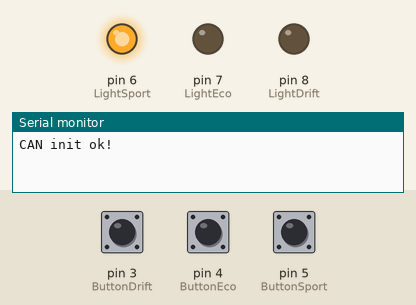
This sketch was run on a simulated Arduino Uno, built with avr-gcc and run on an emulated ATmega328P. On the bench: output pins drawn as LEDs (lit = HIGH), the last lines printed to the serial monitor. The test bench sets the inputs (shaded band); at power-on: pin 3 (ButtonDrift) HIGH, pin 4 (ButtonEco) HIGH, pin 5 (ButtonSport) HIGH.

Above: at 1.2 s.
1.3 s: pin 3 (ButtonDrift) pulled LOW for 0.15 s
At 1.6 s:
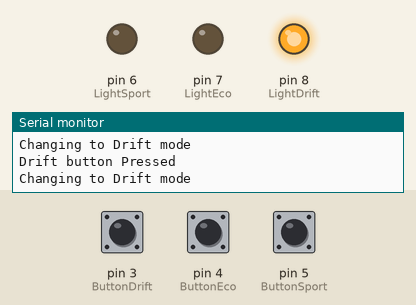
2.9 s: pin 4 (ButtonEco) pulled LOW for 0.15 s
At 3.3 s:
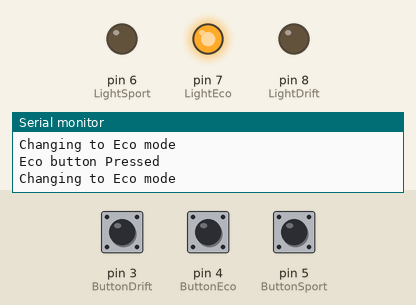
4.5 s: pin 5 (ButtonSport) pulled LOW for 0.15 s
At 5.0 s:
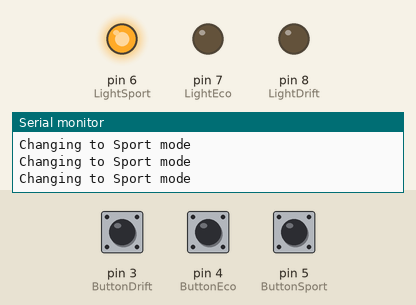
6.1 s: pin 3 (ButtonDrift) pulled LOW for 1 s
At 6.7 s:
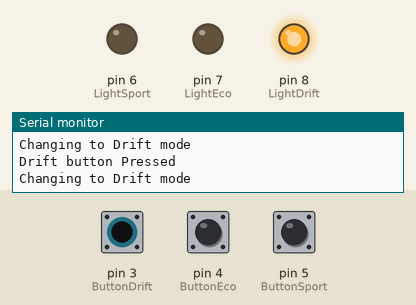
8.6 s: pin 4 (ButtonEco) pulled LOW for 1 s
At 10.1 s:
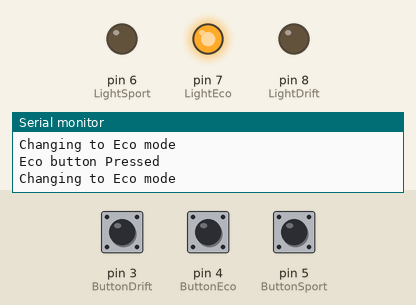
Timing chart, 0 to 11.6 s (numbered marks = the images above; inputs shaded):
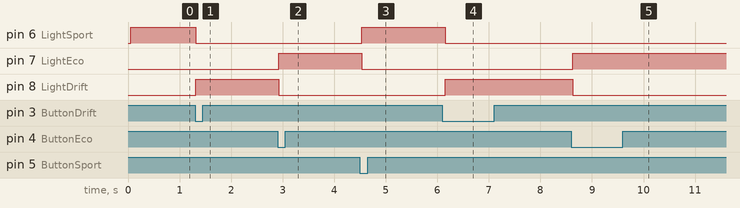

Measured:
- after the input at 1.3 s, pin 6 (LightSport): HIGH → LOW at once; pin 8 (LightDrift): LOW → HIGH at once
- after the input at 2.9 s, pin 7 (LightEco): LOW → HIGH at once; pin 8 (LightDrift): HIGH → LOW at once
- after the input at 4.5 s, pin 6 (LightSport): LOW → HIGH at once; pin 7 (LightEco): HIGH → LOW at once
- after the input at 6.1 s, pin 6 (LightSport): HIGH → LOW after 0.05 s; pin 8 (LightDrift): LOW → HIGH after 0.05 s
- after the input at 8.6 s, pin 7 (LightEco): LOW → HIGH at once; pin 8 (LightDrift): HIGH → LOW at once

The sketch:

ZombieDriveModes.ino
```cpp
//Change drive modes on zombieverter, using Arduino Uno and canshield
// Ben Bament 2024-2025

// based on orignal code from:
// loovee, 2014-6-13
#include <SPI.h>
#include <Chrono.h>
Chrono myChrono;

#define CAN_2515
// #define CAN_2518FD

// Set SPI CS Pin according to your hardware

#if defined(SEEED_WIO_TERMINAL) && defined(CAN_2518FD)
// For Wio Terminal w/ MCP2518FD RPi Hat：
// Channel 0 SPI_CS Pin: BCM 8
// Channel 1 SPI_CS Pin: BCM 7
// Interupt Pin: BCM25
const int SPI_CS_PIN  = BCM8;
const int CAN_INT_PIN = BCM25;
#else

// For Arduino MCP2515 Hat:
// the cs pin of the version after v1.1 is default to D9
// v0.9b and v1.0 is default D10
const int SPI_CS_PIN = 9;
const int CAN_INT_PIN = 2;
#endif


#ifdef CAN_2518FD
#include "mcp2518fd_can.h"
mcp2518fd CAN(SPI_CS_PIN); // Set CS pin
#endif

#ifdef CAN_2515
#include "mcp2515_can.h"
mcp2515_can CAN(SPI_CS_PIN); // Set CS pin
#endif

//drive mode
//input buttons
#define ButtonSport 5
#define ButtonEco 4
#define ButtonDrift 3

// output for LEDs
#define LightSport 6
#define LightEco 7
#define LightDrift 8

char str[20];

//States
int DriveMode = 1;

//Inputs
int ThrotRamp;
int ThrotMax;
int Gear;
int RegenMax;
int regenincrement = 0;
int rpm = 50;
int regenendrpm;
int regenstate = 1; //default regen state  on

// parameter IDs
int throtmaxid = 0x19;
int throtrampid = 0xD;
int regenmaxid = 0x3D;
int gearchangeid = 0x1B;
int regenendrpmid = 0x7E;
int blendedid = 0x81;


//Outputs

int32_t ChangeThrotRamp;
int32_t ChangeThrotMax = 100;
int GearChange;
int Motoract = 3;
uint8_t CTR1 = ChangeThrotMax >> 0;
uint8_t CTR2 = ChangeThrotMax >> 8;
uint8_t CTR3 = ChangeThrotMax >> 16;
uint8_t CTR4 = ChangeThrotMax >> 24;


void setup() {
  SERIAL_PORT_MONITOR.begin(115200);

  while (CAN_OK != CAN.begin(CAN_500KBPS)) {             // init can bus : baudrate = 500k
    SERIAL_PORT_MONITOR.println("CAN init fail, retry...");
    delay(100);
  }
  SERIAL_PORT_MONITOR.println("CAN init ok!");

  // pin setup
  pinMode(LightSport, OUTPUT);
  pinMode(LightEco, OUTPUT);
  pinMode(LightDrift, OUTPUT);

  pinMode(ButtonSport, INPUT_PULLUP);
  pinMode(ButtonEco, INPUT_PULLUP);
  pinMode(ButtonDrift, INPUT_PULLUP);

}
/*
void canbusread() {
  unsigned char len = 0;
  unsigned char buf[8];

  if (CAN_MSGAVAIL == CAN.checkReceive()) {         // check if data coming
    CAN.readMsgBuf(&len, buf);    // read data,  len: data length, buf: data buf

    unsigned long canId = CAN.getCanId();
    if (canId == 394) {
      rpm = (uint16_t)buf[0] | ((uint16_t)buf[1] << 8);
      Serial.println(rpm);

    }
  }
}
*/

void ButtonPress() {
  byte buttonstate1 = digitalRead(ButtonSport);
  if (buttonstate1 == LOW) { // Sport

    // change params, all values * 32.
    ChangeThrotMax = 3200; // max throttle
    GearChange = 32; // High gear
    RegenMax = -20 * 32;
    Motoract = 0 * 32; // no blending, just MG1 and 2
    ChangeThrotRamp = 4 * 32;


    // throt max
    CTR1 = ChangeThrotMax >> 0;
    CTR2 = ChangeThrotMax >> 8;
    CTR3 = ChangeThrotMax >> 16;
    CTR4 = ChangeThrotMax >> 24;
    unsigned char Changemap[8] = {0x23, 0x00, 0x21, throtmaxid, CTR1, CTR2, CTR3, CTR4};
    CAN.MCP_CAN::sendMsgBuf(0x603, 0, 8, Changemap); //25 is value of throt max in params.h

    // gear change
    CTR1 = GearChange >> 0;
    CTR2 = GearChange >> 8;
    CTR3 = GearChange >> 16;
    CTR4 = GearChange >> 24;
    unsigned char Changemap2[8] = {0x23, 0x00, 0x21, gearchangeid, CTR1, CTR2, CTR3, CTR4};
    CAN.MCP_CAN::sendMsgBuf(0x603, 0, 8, Changemap2);

    //Blended Motors
    CTR1 = Motoract >> 0;
    CTR2 = Motoract >> 8;
    CTR3 = Motoract >> 16;
    CTR4 = Motoract >> 24;
    unsigned char Changemap3[8] = {0x23, 0x00, 0x21, blendedid, CTR1, CTR2, CTR3, CTR4};
    CAN.MCP_CAN::sendMsgBuf(0x603, 0, 8, Changemap3); //

    // Regen
    CTR1 = RegenMax >> 0;
    CTR2 = RegenMax >> 8;
    CTR3 = RegenMax >> 16;
    CTR4 = RegenMax >> 24;
    unsigned char Changemap4[8] = {0x23, 0x00, 0x21, regenmaxid, CTR1, CTR2, CTR3, CTR4};
    CAN.MCP_CAN::sendMsgBuf(0x603, 0, 8, Changemap4);

     // throtramp
    CTR1 = ChangeThrotRamp >> 0;
    CTR2 = ChangeThrotRamp >> 8;
    CTR3 = ChangeThrotRamp >> 16;
    CTR4 = ChangeThrotRamp >> 24;
    unsigned char Changemap5[8] = {0x23, 0x00, 0x21, throtrampid, CTR1, CTR2, CTR3, CTR4};
    CAN.MCP_CAN::sendMsgBuf(0x603, 0, 8, Changemap5);


    Serial.println("Changing to Sport mode");
    DriveMode = 1;
  }


  byte buttonstate2 = digitalRead(ButtonEco);
  if (buttonstate2 == LOW) { //Eco
    Serial.println("Eco button Pressed");
    // change params, values * 32
    ChangeThrotMax = 50 * 32;
    GearChange = 2 * 32; // auto
    RegenMax = -20 * 32;
    Motoract = 3 * 32; //blending
    ChangeThrotRamp = .5 * 32;
    // throtmax
    CTR1 = ChangeThrotMax >> 0;
    CTR2 = ChangeThrotMax >> 8;
    CTR3 = ChangeThrotMax >> 16;
    CTR4 = ChangeThrotMax >> 24;
    unsigned char Changemap[8] = {0x23, 0x00, 0x21, throtmaxid, CTR1, CTR2, CTR3, CTR4};
    CAN.MCP_CAN::sendMsgBuf(0x603, 0, 8, Changemap); //25 is value of throt max in params.h
    // gear change
    CTR1 = GearChange >> 0;
    CTR2 = GearChange >> 8;
    CTR3 = GearChange >> 16;
    CTR4 = GearChange >> 24;
    unsigned char Changemap2[8] = {0x23, 0x00, 0x21, gearchangeid, CTR1, CTR2, CTR3, CTR4};
    CAN.MCP_CAN::sendMsgBuf(0x603, 0, 8, Changemap2);

    //blended Motors
    CTR1 = Motoract >> 0;
    CTR2 = Motoract >> 8;
    CTR3 = Motoract >> 16;
    CTR4 = Motoract >> 24;
    unsigned char Changemap3[8] = {0x23, 0x00, 0x21, blendedid, CTR1, CTR2, CTR3, CTR4};
    CAN.MCP_CAN::sendMsgBuf(0x603, 0, 8, Changemap3);

    // Regen
    CTR1 = RegenMax >> 0;
    CTR2 = RegenMax >> 8;
    CTR3 = RegenMax >> 16;
    CTR4 = RegenMax >> 24;
    unsigned char Changemap4[8] = {0x23, 0x00, 0x21, regenmaxid, CTR1, CTR2, CTR3, CTR4};
    CAN.MCP_CAN::sendMsgBuf(0x603, 0, 8, Changemap4);

     // throtramp
    CTR1 = ChangeThrotRamp >> 0;
    CTR2 = ChangeThrotRamp >> 8;
    CTR3 = ChangeThrotRamp >> 16;
    CTR4 = ChangeThrotRamp >> 24;
    unsigned char Changemap5[8] = {0x23, 0x00, 0x21, throtrampid, CTR1, CTR2, CTR3, CTR4};
    CAN.MCP_CAN::sendMsgBuf(0x603, 0, 8, Changemap5);


    Serial.println("Changing to Eco mode");
    DriveMode = 2;
  }

  byte buttonstate3 = digitalRead(ButtonDrift);
  if (buttonstate3 == LOW) { //Drift
    Serial.println("Drift button Pressed");
    // change params, values * 32
    ChangeThrotMax = 100 * 32;
    GearChange = 0; //low gear
    RegenMax = 0;
    Motoract = 0; // no blending
    ChangeThrotRamp = 4 * 32;
    //throt max
    CTR1 = ChangeThrotMax >> 0;
    CTR2 = ChangeThrotMax >> 8;
    CTR3 = ChangeThrotMax >> 16;
    CTR4 = ChangeThrotMax >> 24;
    unsigned char Changemap[8] = {0x23, 0x00, 0x21, throtmaxid, CTR1, CTR2, CTR3, CTR4};
    CAN.MCP_CAN::sendMsgBuf(0x603, 0, 8, Changemap);

    // gear change
    CTR1 = GearChange >> 0;
    CTR2 = GearChange >> 8;
    CTR3 = GearChange >> 16;
    CTR4 = GearChange >> 24;
    unsigned char Changemap2[8] = {0x23, 0x00 , 0x21, gearchangeid, CTR1, CTR2, CTR3, CTR4};
    CAN.MCP_CAN::sendMsgBuf(0x603, 0, 8, Changemap2);

    //blended Motors
    CTR1 = Motoract >> 0;
    CTR2 = Motoract >> 8;
    CTR3 = Motoract >> 16;
    CTR4 = Motoract >> 24;
    unsigned char Changemap3[8] = {0x23, 0x00, 0x21, throtrampid, CTR1, CTR2, CTR3, CTR4};
    CAN.MCP_CAN::sendMsgBuf(0x603, 0, 8, Changemap3);

    // Regen
    CTR1 = RegenMax >> 0;
    CTR2 = RegenMax >> 8;
    CTR3 = RegenMax >> 16;
    CTR4 = RegenMax >> 24;
    unsigned char Changemap4[8] = {0x23, 0x00, 0x21, regenmaxid, CTR1, CTR2, CTR3, CTR4};
    CAN.MCP_CAN::sendMsgBuf(0x603, 0, 8, Changemap4);

     // throtramp
    CTR1 = ChangeThrotRamp >> 0;
    CTR2 = ChangeThrotRamp >> 8;
    CTR3 = ChangeThrotRamp >> 16;
    CTR4 = ChangeThrotRamp >> 24;
    unsigned char Changemap5[8] = {0x23, 0x00, 0x21, throtrampid, CTR1, CTR2, CTR3, CTR4};
    CAN.MCP_CAN::sendMsgBuf(0x603, 0, 8, Changemap5);


    Serial.println("Changing to Drift mode");
    DriveMode = 3;
  }


}
void LightLED() {
  switch (DriveMode) {
    case 1:
      digitalWrite(LightSport, HIGH);
      digitalWrite(LightEco, LOW);
      digitalWrite(LightDrift, LOW);
      // Serial.println("sport light on");
      break;

    case 2:
      digitalWrite(LightEco, HIGH);
      digitalWrite(LightSport, LOW);
      digitalWrite(LightDrift, LOW);
      //  Serial.println("Eco light on");
      break;

    case 3:
      digitalWrite(LightDrift, HIGH);
      digitalWrite(LightEco, LOW);
      digitalWrite(LightSport, LOW);
      //  Serial.println("Drift light on");
      break;


  }


}
/*
void Regenendadjust() { // adjust regenmax to avoid regen being active around regenendrpm

  if (rpm <  500 && regenstate == 1) {
    regenendrpm = 0 * 32; //actually setting regen max
    CTR1 =  regenendrpm >> 0;
    CTR2 =  regenendrpm >> 8;
    CTR3 =  regenendrpm >> 16;
    CTR4 =  regenendrpm >> 24;
    unsigned char Changemap5[8] = {0x23, 0x00, 0x21, regenmaxid, CTR1, CTR2, CTR3, CTR4};
    CAN.MCP_CAN::sendMsgBuf(0x603, 0, 8, Changemap5); //25 is value of throt max in params.h
    regenstate = 0;
    regenincrement = 0;
  }

  if (rpm > 700 && regenstate == 0  && DriveMode < 3) { // adjust regenmax to avoid regen being active around regenendrpm, dont enable regen in drift mode,
    regenincrement = regenincrement + 7;
    if (regenincrement > 704) {
      regenincrement = 704;
      regenstate = 1;
    }
    regenendrpm = -704;//regenincrement * -1; //actually setting regen max
    CTR1 =  regenendrpm >> 0;
    CTR2 =  regenendrpm >> 8;
    CTR3 =  regenendrpm >> 16;
    CTR4 =  regenendrpm >> 24;
    unsigned char Changemap6[8] = {0x23, 0x00, 0x21, regenmaxid, CTR1, CTR2, CTR3, CTR4};
    CAN.MCP_CAN::sendMsgBuf(0x603, 0, 8, Changemap6);
    //regenstate = 1;
  }

}
*/

void loop() {
 // canbusread();
  //setstates();
  if (myChrono.hasPassed(50) ) { // elapsed(50) returns 1 if 50ms have passed.
    myChrono.restart();  // restart the Chrono
    ButtonPress();
  //Regenendadjust();
    LightLED();
  }

}
/*********************************************************************************************************
    END FILE
*********************************************************************************************************/
```
